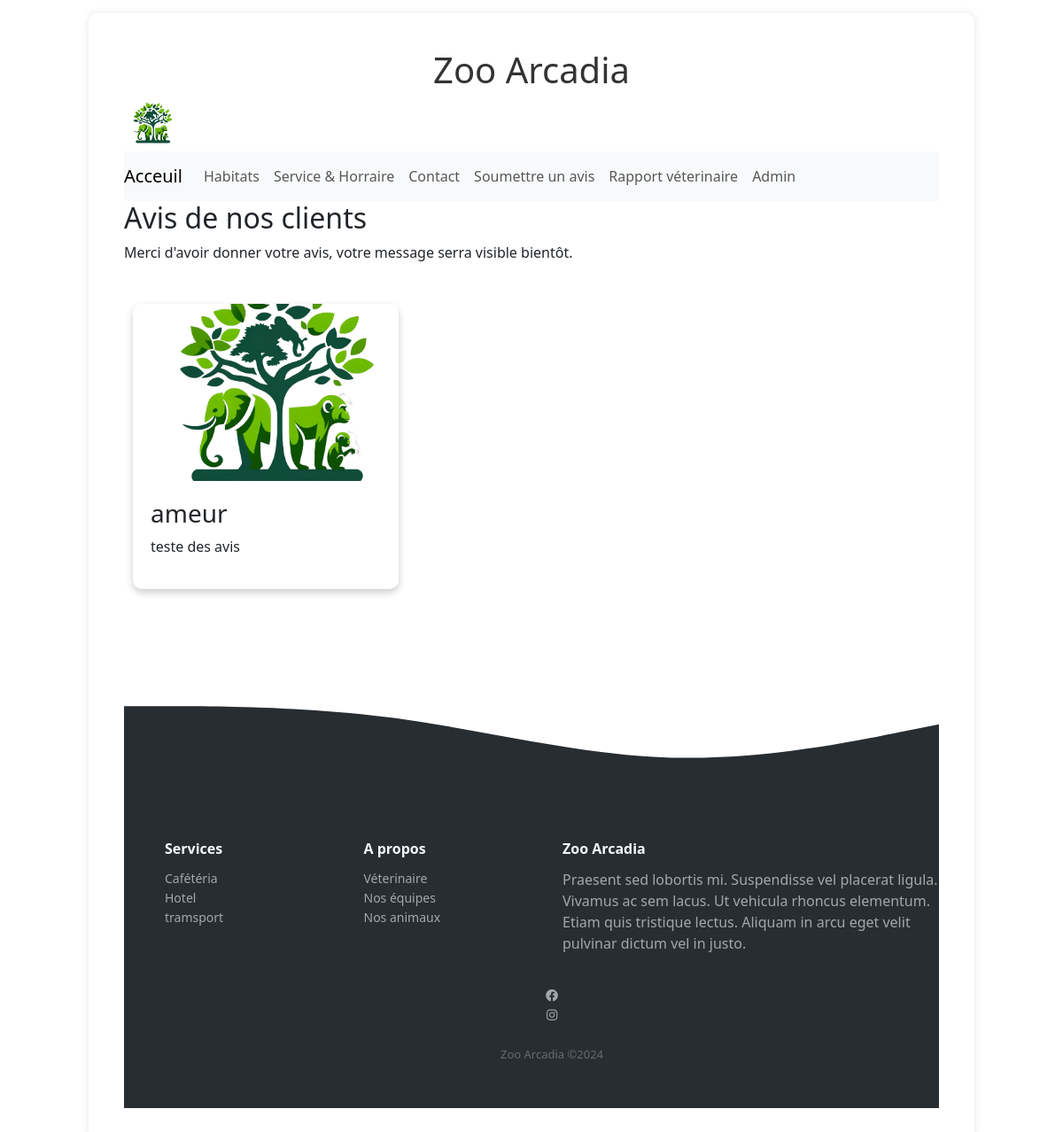
/avis_visibles/, run on an earlier commit of the app's database.
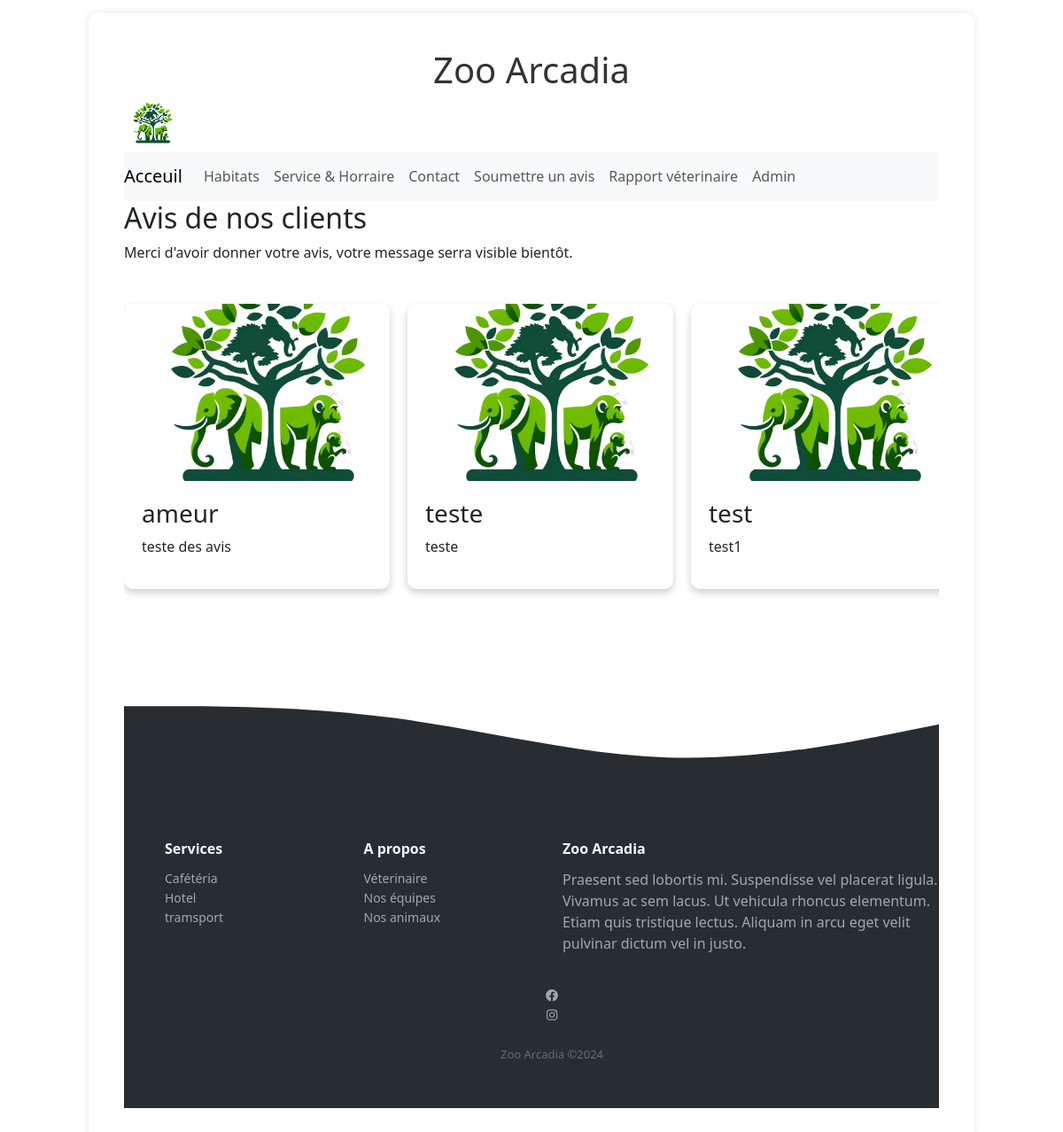
And on a later commit of the database.
### liste/models.py (models this page shows, shortened)
class Avis(models.Model):
    pseudo = models.CharField(max_length=50)
    commentaire = models.TextField()
    isVisible = models.BooleanField(default=False)

### liste/views.py (the view)
# urls.py: path('avis_visibles/', views.avis_visible, name='avis_visibles'),
def avis_visible(request):
    avis_liste = Avis.objects.filter(isVisible=True)  # Récupère uniquement les avis visibles
    return render(request, 'liste/avis_visibles.html', {'avis_liste': avis_liste})

### liste/templates/liste/avis_visibles.html (shortened to what the changed rows need)
{% load static %}
<html lang="fr">
  <head>
    <link
      rel="stylesheet"
      href="https://cdnjs.cloudflare.com/ajax/libs/font-awesome/5.15.3/css/all.min.css"
    />
    <link
      href="https://cdn.jsdelivr.net/npm/bootstrap@5.3.2/dist/css/bootstrap.min.css"
      rel="stylesheet"
    />
    <link
      rel="stylesheet"
      <link
      rel="stylesheet"
      href="{% static 'liste/style.css' %}"
    />
  </head>
  <body>
    <div class="main-content">
    <div class="h1-container">
      <h1>Zoo Arcadia</h1>
    </div>
      <main>
        <div class="h2-avis">
          <h2>Avis de nos clients</h2>
      </div>
      <div class="avis-slider">
          {% for avis in avis_liste %}
          <div class="avis-card">
              <img src="{% static 'liste/images/logo.png' %}" alt="Image Avis" class="avis-image">
              <div class="avis-content">
                  <h3>{{ avis.pseudo }}</h3>
                  <p>{{ avis.commentaire }}</p>
              </div>
          </div>
          {% endfor %}
      </div>
          <section>
            <div class="svg-image"><svg xmlns="http://www.w3.org/2000/svg" viewBox="0 0 1440 320">
              <path fill="#282d32" fill-opacity="1" d="M0,160L80,160C160,160,320,160,480,181.3C640,203,800,245,960,250.7C1120,256,1280,224,1360,208L1440,192L1440,320L1360,320C1280,320,1120,320,960,320C800,320,640,320,480,320C320,320,160,320,80,320L0,320Z"></path>
            </svg></div>
          </section>
      </main>
  </div>
  </body>
  </html>

What changed in the data, as far as the page shows it:
added Avis: pseudo "teste", commentaire "teste"
added Avis: pseudo "test", commentaire "test1"
